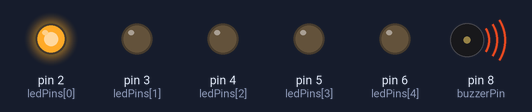
Simulated run of this sketch. Board: Arduino Uno, built with avr-gcc and run on an emulated ATmega328P. Parts: output pins drawn as LEDs (lit = HIGH), buzzer (waves = sounding). Random numbers use the default seed unless the sketch sets one.

Above: at 2.42 s.
At 6.8 s:
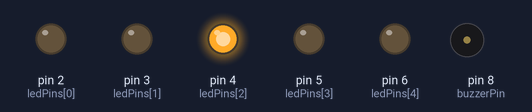
At 11.18 s:
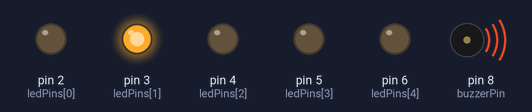
At 19.78 s:
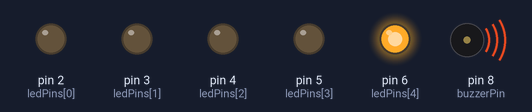
At 28.35 s:
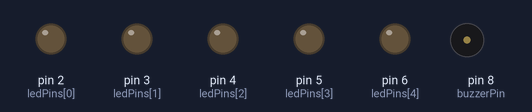
At 36.96 s:
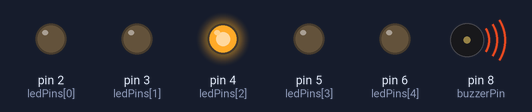
Timing chart, 0 to 40.0 s (numbered marks = the images above):
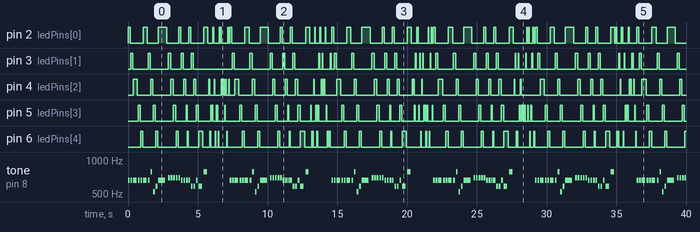

The sketch:

Code.ino
```cpp
// Código para Navidad: Luces y Música con Arduino

//   - Buzzer pasivo: pin 8 a GND
//   - LEDs: pines 2,3,4,5,6 a GND (con resistencias de 220Ω)

#define NOTE_C5  523
#define NOTE_CS5 554
#define NOTE_D5  587
#define NOTE_DS5 622
#define NOTE_E5  659
#define NOTE_F5  698
#define NOTE_FS5 740
#define NOTE_G5  784

//#include "pitches.h"  // Librería de notas musicales

// Definición de notas para "Jingle Bells"
int melody[] = {
  NOTE_E5, NOTE_E5, NOTE_E5,
  NOTE_E5, NOTE_E5, NOTE_E5,
  NOTE_E5, NOTE_G5, NOTE_C5, NOTE_D5,
  NOTE_E5,
  NOTE_F5, NOTE_F5, NOTE_F5, NOTE_F5,
  NOTE_F5, NOTE_E5, NOTE_E5, NOTE_E5, NOTE_E5,
  NOTE_E5, NOTE_D5, NOTE_D5, NOTE_E5,
  NOTE_D5, NOTE_G5
};

int durations[] = {
  8, 8, 4,
  8, 8, 4,
  8, 8, 8, 8,
  2,
  8, 8, 8, 8,
  8, 8, 8, 16, 16,
  8, 8, 8, 8,
  4, 4
};

const int buzzerPin = 8;
const int ledCount = 5;
int ledPins[] = {2, 3, 4, 5, 6};

void setup() {
  for (int i = 0; i < ledCount; i++) {
    pinMode(ledPins[i], OUTPUT);
  }
}

void loop() {
  playJingleBells();
  twinkleLights(500);  // Efecto especial entre canciones
}

void playJingleBells() {
  int tempo = 180;  // Velocidad de la melodía

  for (int i = 0; i < sizeof(melody)/sizeof(int); i++) {
    // Calcular duración de la nota
    int duration = 1000 / durations[i];

    // Tocar nota
    tone(buzzerPin, melody[i], duration);

    // Controlar LEDs
    digitalWrite(ledPins[i % ledCount], HIGH);
    delay(duration * 1.2);  // Pequeña pausa
    digitalWrite(ledPins[i % ledCount], LOW);

    // Pequeña pausa entre notas
    noTone(buzzerPin);
    delay(duration / 4);
  }
}

void twinkleLights(int duration) {
  for (int i = 0; i < 20; i++) {
    int led = random(ledCount);
    digitalWrite(ledPins[led], HIGH);
    delay(duration / 10);
    digitalWrite(ledPins[led], LOW);
    delay(duration / 20);
  }
}
```

Measured:
- by itself, pin 2 (ledPins[0]): LOW → HIGH at 0.00 s, → LOW 0.15 s later, → HIGH 0.94 s later, → LOW 0.30 s later, … (102 changes in this stretch)
- by itself, pin 3 (ledPins[1]): LOW → HIGH at 0.18 s, → LOW 0.15 s later, → HIGH 1.1 s later, → LOW 0.15 s later, … (86 changes in this stretch)
- by itself, pin 4 (ledPins[2]): LOW → HIGH at 0.36 s, → LOW 0.30 s later, → HIGH 0.97 s later, → LOW 0.15 s later, … (96 changes in this stretch)
- by itself, pin 5 (ledPins[3]): LOW → HIGH at 0.72 s, → LOW 0.15 s later, → HIGH 0.94 s later, → LOW 0.15 s later, … (108 changes in this stretch)
- by itself, pin 6 (ledPins[4]): LOW → HIGH at 0.91 s, → LOW 0.15 s later, → HIGH 0.94 s later, → LOW 0.15 s later, … (97 changes in this stretch)
- by itself, tone on pin 8 (buzzerPin): plays 659 Hz for 0.13 s, 659 Hz for 0.13 s, 659 Hz for 0.25 s, 659 Hz for 0.13 s, 659 Hz for 0.13 s, 659 Hz for 0.25 s … (145 notes in this stretch)
